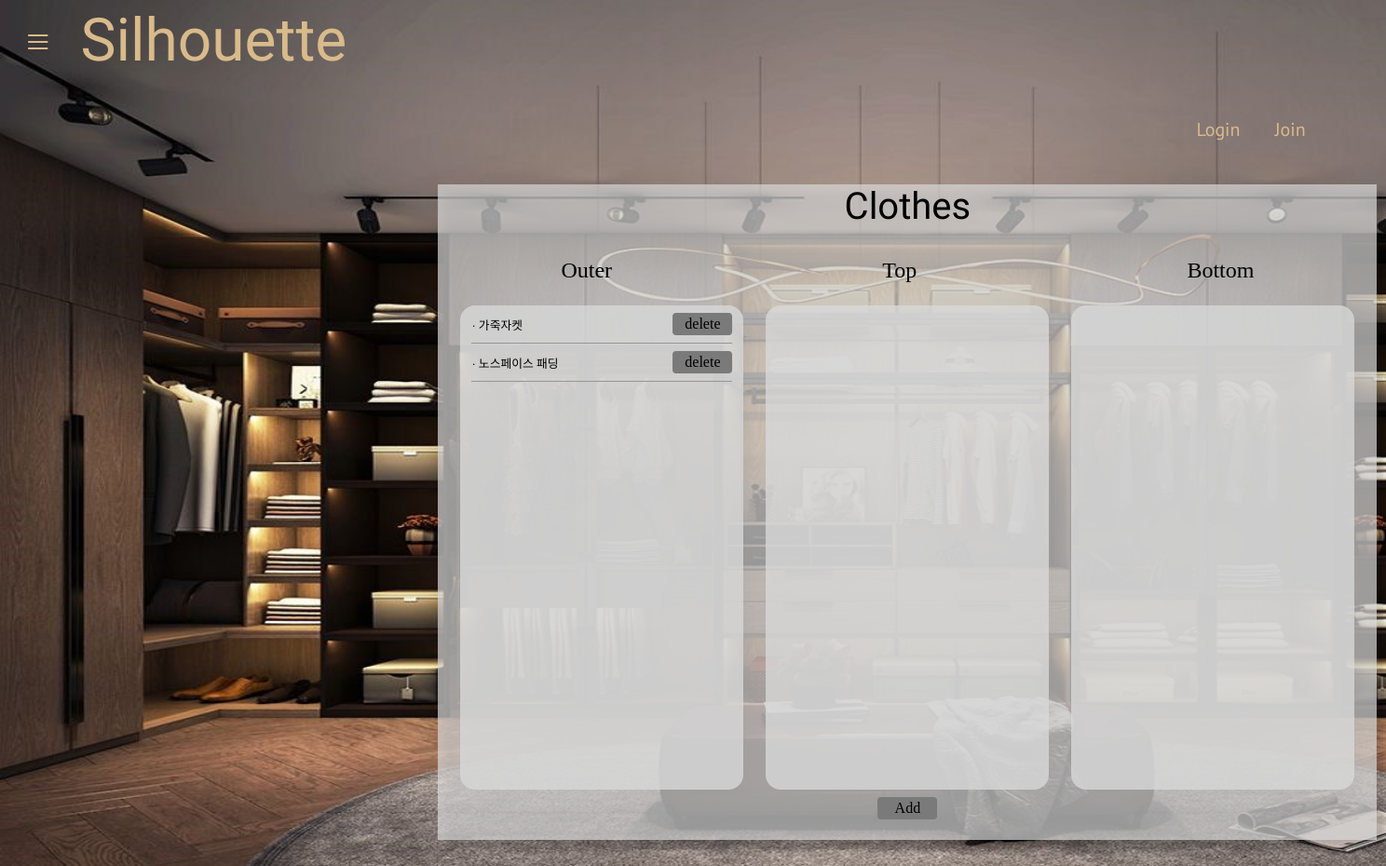
Before: /closet/clothes/ with the older database file.
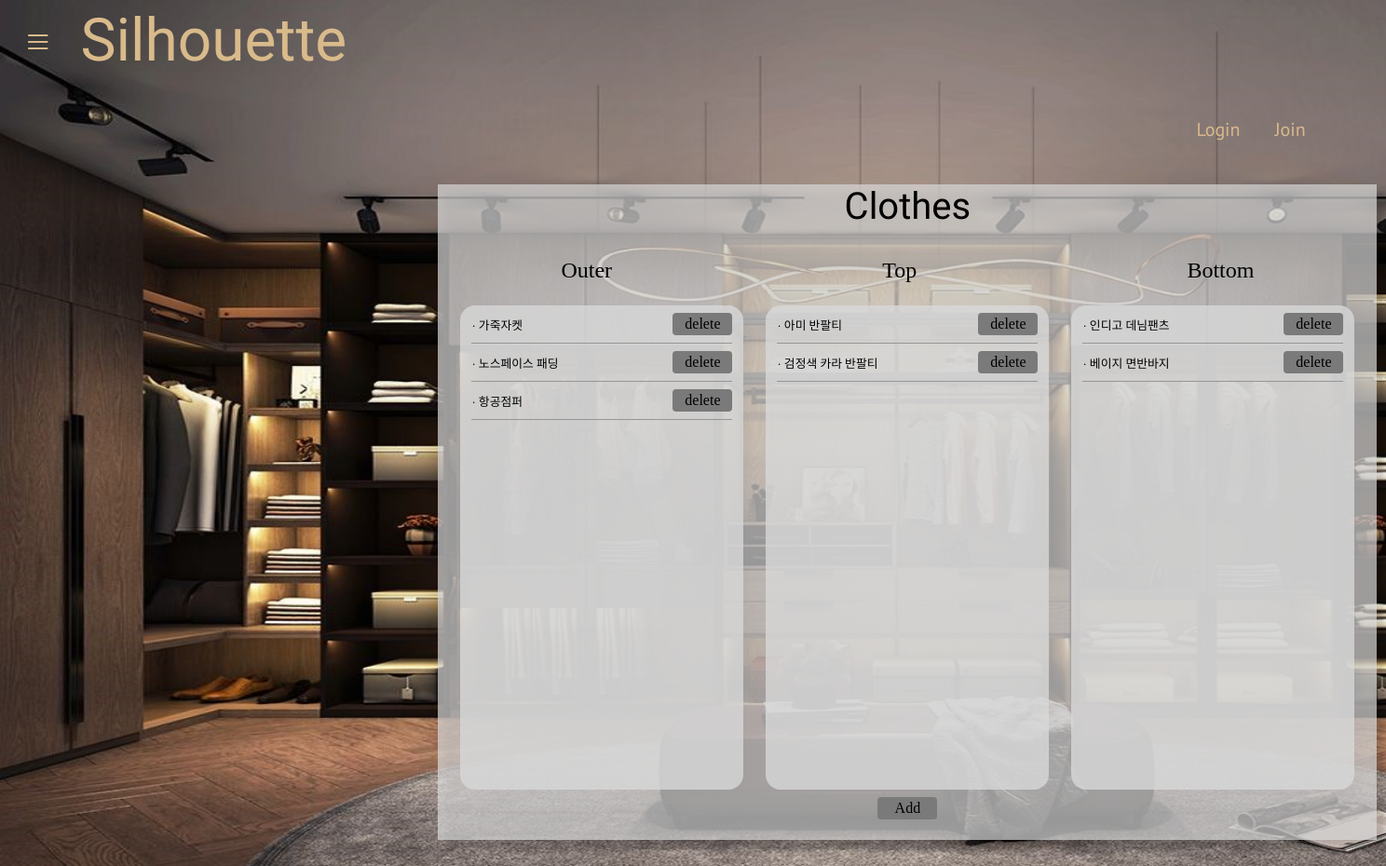
After: the same page with the newer database file.
### closet/models.py (models this page shows, shortened)
class Clothes(models.Model):
    clothes_type = models.CharField(max_length=16, verbose_name='옷 종류')
    clothes_name = models.CharField(max_length=30, verbose_name='옷 이름')
    image_path = models.ImageField(upload_to='media/clothes', null=True, verbose_name='옷 사진')
    clothes_add_dttm = models.DateTimeField(auto_now_add=True, verbose_name='옷 추가시간')
    class Meta:
        db_table = 'clothes'
        verbose_name = '옷'
        verbose_name_plural = '옷'

### closet/views.py (the view)
# urls.py: path('clothes/', views.clothes_view, name='clothes'),
def clothes_view(request):
    outers = Clothes.objects.filter(clothes_type='outer')
    tops = Clothes.objects.filter(clothes_type='top')
    bottoms = Clothes.objects.filter(clothes_type='bottom')
    return render(request, 'clothes.html', {'outers' : outers, 'tops' : tops, 'bottoms': bottoms})

### templates/clothes.html (shortened to what this page needs)
{% load static %}
<!DOCTYPE html>
<html lang="en">
<head>
    <link rel="stylesheet" type="text/css" href="{% static 'css/clothes.css' %}">
</head>
<body>
    <div class="container">
        <div class="first">
            <div>
                <label for="check-btn">
                    <img class="menu" id="menu-icon" src="{% static 'imgs/menu_closet.svg' %}" alt="menu">
                </label>
            </div>
            <a class="title" href="/">Silhouette</a>
        </div>
        <div class="main">
            <nav class="navi">
                {% if 'user' in request.session %}
                    <a class="nav_txt" href="{% url 'logout' %}">Logout</a>
                    <a class="nav_txt" href="{% url 'mypage' %}">My Page</a>
                {% else %}
                    <a class="nav_txt" href="{% url 'login' %}">Login</a>
                    <a class="nav_txt" href="{% url 'join' %}">Join</a>
                {% endif %}
            </nav>
            <div class="second">
                <div class="clothes">
                    <p class="inner_title">Clothes</p>
                    <div class="inner_con">
                        <div class="inner">
                            <p class="inner_subtitle">Outer</p>
                            <p class="inner_subtitle">Top</p>
                            <p class="inner_subtitle">Bottom</p>
                        </div>
                    </div>
                    <div class="inner_con">
                        <div class="inner2">
                            <div class="inner_box">
                                <div class="contents">
                                    <div>
                                        {% for outer in outers %}
                                        <div class="item">
                                            <p id="clothes_name" data-item-id="{{ outer.image_path }}">· {{outer.clothes_name}}</p>
                                            <button class="btn" id="del" data-item-id="{{ outer.id }}">delete</button>
                                        </div>
                                        {% endfor %}
                                    </div>
                                </div>
                            </div>
                            <div class="inner_box">
                                <div class="contents">
                                    <div>
                                        {% for top in tops %}
                                        <div class="item">
                                            <p id="clothes_name" data-item-id="{{ top.image_path }}">· {{top.clothes_name}}</p>
                                            <button class="btn" id="del" data-item-id="{{ top.id }}">delete</button>
                                        </div>
                                        {% endfor %}
                                    </div>
                                </div>
                            </div>
                            <div class="inner_box">
                                <div class="contents">
                                    <div>
                                        {% for bottom in bottoms %}
                                        <div class="item">
                                            <p id="clothes_name" data-item-id="{{ bottom.image_path }}">· {{bottom.clothes_name}}</p>
                                            <button class="btn" id="del" data-item-id="{{ bottom.id }}">delete</button>
                                        </div>
                                        {% endfor %}
                                    </div>
                                </div>
                            </div>
                        </div>
                    </div>
                    <div class="btn_con">
                        <button class="btn" id="add">Add</button>
                    </div>
                </div>
            </div>
        </div>
    </div>
</body>
</html>

### static/css/clothes.css (style rules this page uses)
body { background-image: url('../imgs/MASTER_BEDROOM.jpg'); background-repeat: no-repeat; background-size: 2400px 1200px; zoom: 0.8; }
.menu { width: 27px; height: 27px; cursor: pointer; margin-left: 30px; margin-top: 35px; }
.container { display: flex; }
.first { width: 380px; height: 100vh; position: relative; }
.first .title { font-size: 80px; font-family: 'Allura'; text-decoration: none; color:#D9BA8B; position: absolute; top: 0; left: 100px; }
.container .main { width: calc(100% - 380px); margin-top: 100px; }
.navi { margin-top: 50px; font-family: 'PT Sans'; font-size: 25px; float: right; margin-right: 60px; }
.navi .nav_txt { text-decoration: none; color: #D9BA8B; margin-right: 40px; }
.second { margin-top: 140px; margin-left: 200px; }
.second .clothes { width: 1260px; height: 880px; background: rgba(217, 217, 217, 0.70); filter: drop-shadow(10px 10px 4px rgba(0, 0, 0, 0.25)); }
.second .clothes .inner_title { font-family: 'Allura'; font-size: 50px; text-align: center; margin-bottom: 10px; }
.second .clothes .inner_con { display: flex; justify-content: center; }
.second .clothes .inner { width: 930px; display: flex; justify-content: space-between; }
.second .clothes .inner .inner_subtitle { font-family: 'PT Serif'; font-size: 30px; }
.second .clothes .inner2 { width: 1200px; display: flex; justify-content: space-between; }
.second .clothes .inner2 .inner_box { width: 380px; height: 650px; border-radius: 20px; background: rgba(217, 217, 217, 0.80); }
.second .clothes .inner2 .inner_box .contents { display: flex; justify-content: center; }
.second .clothes .inner2 .inner_box .contents .item { width: 350px; height: 50px; display: flex; justify-content: space-between; align-items: center; border-bottom: 1px solid #959595; cursor: pointer; }
.second .clothes .inner2 .inner_box .contents .item .btn { width: 80px; height: 30px; border-radius: 5px; border: none; background: #7a7a7a; font-family: 'PT Serif'; font-size: 20px; cursor: pointer; }
.second .clothes .btn_con { display: flex; justify-content: center; }
.second .clothes .btn_con .btn { width: 80px; height: 30px; border-radius: 5px; border: none; background: #7a7a7a; font-family: 'PT Serif'; font-size: 20px; cursor: pointer; margin-top: 10px; margin-bottom: 10px; }

Changed rows visible on the page:
added Clothes: clothes_name "항공점퍼"
added Clothes: clothes_name "아미 반팔티"
added Clothes: clothes_name "검정색 카라 반팔티"
added Clothes: clothes_name "인디고 데님팬츠"
added Clothes: clothes_name "베이지 면반바지"
